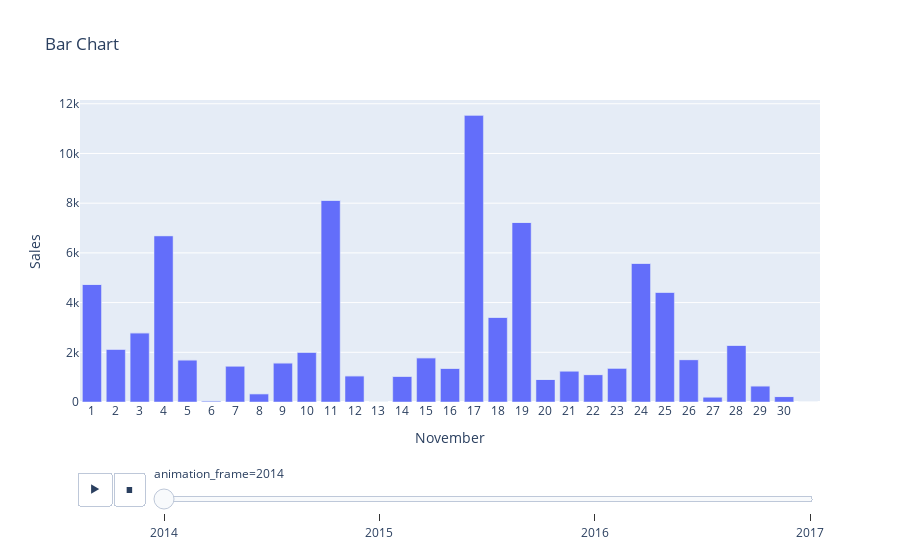

Notebook source saved alongside this figure:
### Code cell
month = 11
feature = 'Sales'
days = df[(df['month'] == month)].groupby(pd.Grouper(key="Order Date", freq='D'))[feature].sum()

fig = px.bar(days, x=days.index.day, y=days, animation_frame=days.index.year, title='Bar Chart')

x_ticks = np.arange(1, 31)
fig.update_xaxes(tickvals=x_ticks, title_text=calendar.month_name[month])
fig.update_yaxes(title_text=feature)
fig.layout.updatemenus[0].buttons[0].args[1]["frame"]["duration"] = 800
fig.layout.updatemenus[0].buttons[0].args[1]['transition']['duration'] = 800
fig.show()

### Figure 1 — Plotly figure (JSON) as saved in the notebook; plotly's stock layout.template omitted (floating-point values rounded to 4 significant figures)
{"data": [{"alignmentgroup": "True", "hovertemplate": "animation_frame=2014<br>x=%{x}<br>y=%{y}<extra></extra>", "legendgroup": "", "marker": {"color": "#636efa", "pattern": {"shape": ""}}, "name": "", "offsetgroup": "", "orientation": "v", "showlegend": false, "textposition": "auto", "type": "bar", "x": [1, 2, 3, 4, 5, 6, 7, 8, 9, 10, 11, 12, 13, 14, 15, 16, 17, 18, 19, 20, 21, 22, 23, 24, 25, 26, 27, 28, 29, 30, 1, 2, 3, 4, 5, 6, 7, 8, 9, 10, 11, 12, 13, 14, 15, 16, 17, 18, 19, 20, 21, 22, 23, 24, 25, 26, 27, 28, 29, 30, 31], "xaxis": "x", "y": [4732.0, 2126.0, 2784.0, 6694.0, 1695.0, 43.68, 1449.0, 333.6, 1574.0, 2003.0, 8115.0, 1055.0, 0, 1035.0, 1781.0, 1356.0, 11540.0, 3407.0, 7226.0, 907.6, 1250.0, 1103.0, 1363.0, 5579.0, 4416.0, 1706.0, 203.7, 2281.0, 649.0, 219.2, 0, 0, 0, 0, 0, 0, 0, 0, 0, 0, 0, 0, 0, 0, 0, 0, 0, 0, 0, 0, 0, 0, 0, 0, 0, 0, 0, 0, 0, 0, 0], "yaxis": "y"}], "layout": {"barmode": "relative", "legend": {"tracegroupgap": 0}, "sliders": [{"active": 0, "currentvalue": {"prefix": "animation_frame="}, "len": 0.9, "pad": {"b": 10, "t": 60}, "steps": [{"args": [["2014"], {"frame": {"duration": 0, "redraw": true}, "fromcurrent": true, "mode": "immediate", "transition": {"duration": 0, "easing": "linear"}}], "label": "2014", "method": "animate"}, {"args": [["2015"], {"frame": {"duration": 0, "redraw": true}, "fromcurrent": true, "mode": "immediate", "transition": {"duration": 0, "easing": "linear"}}], "label": "2015", "method": "animate"}, {"args": [["2016"], {"frame": {"duration": 0, "redraw": true}, "fromcurrent": true, "mode": "immediate", "transition": {"duration": 0, "easing": "linear"}}], "label": "2016", "method": "animate"}, {"args": [["2017"], {"frame": {"duration": 0, "redraw": true}, "fromcurrent": true, "mode": "immediate", "transition": {"duration": 0, "easing": "linear"}}], "label": "2017", "method": "animate"}], "x": 0.1, "xanchor": "left", "y": 0, "yanchor": "top"}], "title": {"text": "Bar Chart"}, "updatemenus": [{"buttons": [{"args": [null, {"frame": {"duration": 800, "redraw": true}, "fromcurrent": true, "mode": "immediate", "transition": {"duration": 800, "easing": "linear"}}], "label": "&#9654;", "method": "animate"}, {"args": [[null], {"frame": {"duration": 0, "redraw": true}, "fromcurrent": true, "mode": "immediate", "transition": {"duration": 0, "easing": "linear"}}], "label": "&#9724;", "method": "animate"}], "direction": "left", "pad": {"r": 10, "t": 70}, "showactive": false, "type": "buttons", "x": 0.1, "xanchor": "right", "y": 0, "yanchor": "top"}], "xaxis": {"anchor": "y", "domain": [0, 1], "tickvals": [1, 2, 3, 4, 5, 6, 7, 8, 9, 10, 11, 12, 13, 14, 15, 16, 17, 18, 19, 20, 21, 22, 23, 24, 25, 26, 27, 28, 29, 30], "title": {"text": "November"}}, "yaxis": {"anchor": "x", "domain": [0, 1], "title": {"text": "Sales"}}}}
